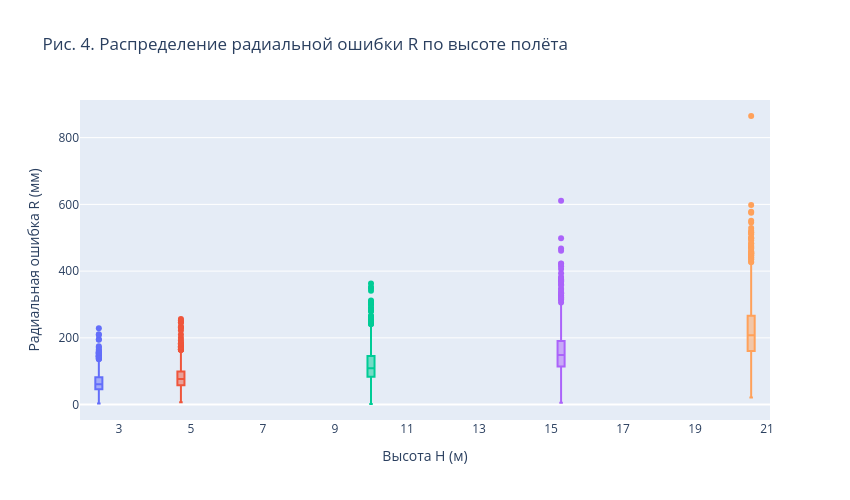

Write notebook code for a chart like this one.
### Markdown cell above
### Распределение ошибки по высотам

### Code cell
fig = px.box(
    df, x="H", y="R", color="H_cat",
    title="Рис. 4. Распределение радиальной ошибки R по высоте полёта",
    labels={"H": "Высота H (м)", "R": "Радиальная ошибка R (мм)", "H_cat": "Высота"},
    category_orders={"H_cat": H_CAT_ORDER},
)
fig.update_layout(showlegend=False, height=500, width=850)
ALL_FIGS.append(("fig_04_boxplot_H", fig))
fig.show()

### Figure 1 — Plotly figure (JSON) as saved in the notebook; plotly's stock layout.template omitted (floating-point values rounded to 4 significant figures; data arrays with more than 128 entries replaced by an {"elided": "..."} marker saying what was removed)
{"data": [{"alignmentgroup": "True", "hovertemplate": "Высота=3 м<br>Высота H (м)=%{x}<br>Радиальная ошибка R (мм)=%{y}<extra></extra>", "legendgroup": "3 м", "marker": {"color": "#636efa"}, "name": "3 м", "notched": false, "offsetgroup": "3 м", "orientation": "v", "showlegend": true, "type": "box", "x": {"elided": "885 int values"}, "x0": " ", "xaxis": "x", "y": {"elided": "885 float values"}, "y0": " ", "yaxis": "y"}, {"alignmentgroup": "True", "hovertemplate": "Высота=5 м<br>Высота H (м)=%{x}<br>Радиальная ошибка R (мм)=%{y}<extra></extra>", "legendgroup": "5 м", "marker": {"color": "#EF553B"}, "name": "5 м", "notched": false, "offsetgroup": "5 м", "orientation": "v", "showlegend": true, "type": "box", "x": {"elided": "885 int values"}, "x0": " ", "xaxis": "x", "y": {"elided": "885 float values"}, "y0": " ", "yaxis": "y"}, {"alignmentgroup": "True", "hovertemplate": "Высота=10 м<br>Высота H (м)=%{x}<br>Радиальная ошибка R (мм)=%{y}<extra></extra>", "legendgroup": "10 м", "marker": {"color": "#00cc96"}, "name": "10 м", "notched": false, "offsetgroup": "10 м", "orientation": "v", "showlegend": true, "type": "box", "x": {"elided": "885 int values"}, "x0": " ", "xaxis": "x", "y": {"elided": "885 float values"}, "y0": " ", "yaxis": "y"}, {"alignmentgroup": "True", "hovertemplate": "Высота=15 м<br>Высота H (м)=%{x}<br>Радиальная ошибка R (мм)=%{y}<extra></extra>", "legendgroup": "15 м", "marker": {"color": "#ab63fa"}, "name": "15 м", "notched": false, "offsetgroup": "15 м", "orientation": "v", "showlegend": true, "type": "box", "x": {"elided": "885 int values"}, "x0": " ", "xaxis": "x", "y": {"elided": "885 float values"}, "y0": " ", "yaxis": "y"}, {"alignmentgroup": "True", "hovertemplate": "Высота=20 м<br>Высота H (м)=%{x}<br>Радиальная ошибка R (мм)=%{y}<extra></extra>", "legendgroup": "20 м", "marker": {"color": "#FFA15A"}, "name": "20 м", "notched": false, "offsetgroup": "20 м", "orientation": "v", "showlegend": true, "type": "box", "x": {"elided": "885 int values"}, "x0": " ", "xaxis": "x", "y": {"elided": "885 float values"}, "y0": " ", "yaxis": "y"}], "layout": {"boxmode": "group", "height": 500, "legend": {"title": {"text": "Высота"}, "tracegroupgap": 0}, "showlegend": false, "title": {"text": "Рис. 4. Распределение радиальной ошибки R по высоте полёта"}, "width": 850, "xaxis": {"anchor": "y", "domain": [0, 1], "title": {"text": "Высота H (м)"}}, "yaxis": {"anchor": "x", "domain": [0, 1], "title": {"text": "Радиальная ошибка R (мм)"}}}}
